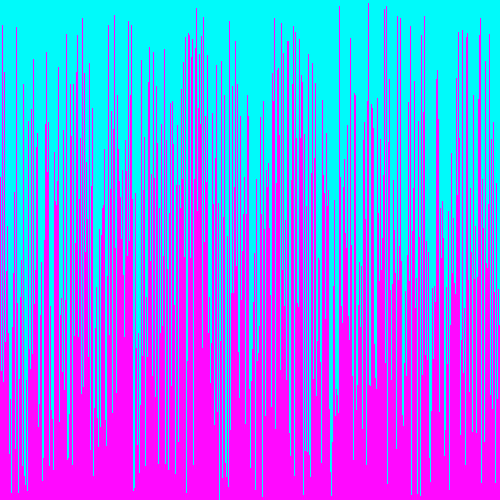
Frame 1 (no input)
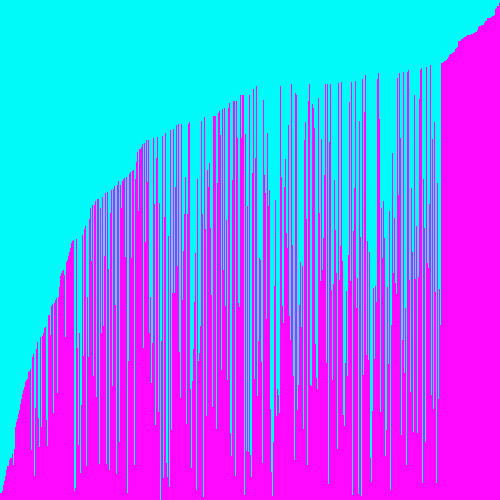
Frame 60 (the mouse pressed at the canvas centre just before this capture)
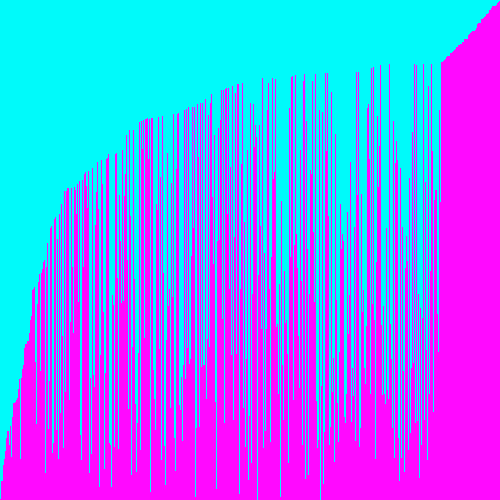
Frame 120 (the mouse held since frame 60 and released just before this capture)

The Processing sketch that drew these frames (run headless with seeded random() and noise(); from frame 60 on, the mouse is pressed at the canvas centre):

// Processing sketch: VisualArraySorter
// ── VisualArraySorter.pde
int[] integers;
void setup() {
  //2. set the size of your window
  //  if you are using Processing 3, you cannot use variables
  //  because the developers don't know how programming is supposed to work.
size(500,500);
  //3. initialize your array with the built in width variable
  integers = new int[width]; 
  //4. initialize the ints in the array with random numbers
  //   from 0 to the built in height variable
  for (int i = 0; i < width; i++) {
    int rand = int(random(height));
      integers[i]= rand;
    }

  //5. call the noStroke() method
noStroke();
}

void draw() {
  //6. set the background color with background(r, g, b);
background(0,250,250);
  //7. set the color for your graph
fill(255,9,255);
  //8. draw a rectangle for each int in your array.
  for (int i = 0; i < width; i++) {
  //   the x value will be the current index in the array
  rect(i, height, 1, -integers[i]);
  //   the y value will the height variable
  //   the width is 1 (one)
  //   the height is negative the value of the element at the current index of the array
  }
  //9. call the stepSort method
stepSort(integers);
  //10. extract the code that randomizes the array into a method.

  //11. call the method you made in step 10 when the mouse is pressed
}
void mousePressed(){
 randomizer(); 
 print("thisisworking");
}
public void randomizer(){
  for (int i = 0; i < width; i++) {
    int rand = int(random(height));
      integers[i]= rand;
    }
}
void stepSort(int[] arr) {
  for (int i = 1; i < arr.length; i++) {
    if (arr[i - 1] > arr[i]) {
      int t = arr[i];
      arr[i] = arr[i - 1];
      arr[i - 1] = t;
    }
  }
}
